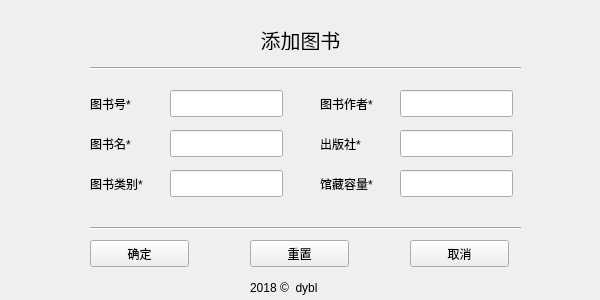
<?xml version="1.0" encoding="UTF-8"?>
<ui version="4.0">
 <class>AddBookForm</class>
 <widget class="QWidget" name="AddBookForm">
  <property name="geometry">
   <rect>
    <x>0</x>
    <y>0</y>
    <width>600</width>
    <height>300</height>
   </rect>
  </property>
  <property name="windowTitle">
   <string>Form</string>
  </property>
  <widget class="QLabel" name="bname_lab">
   <property name="geometry">
    <rect>
     <x>90</x>
     <y>135</y>
     <width>67</width>
     <height>17</height>
    </rect>
   </property>
   <property name="text">
    <string>图书名*</string>
   </property>
  </widget>
  <widget class="QLabel" name="bno_lab">
   <property name="geometry">
    <rect>
     <x>90</x>
     <y>95</y>
     <width>67</width>
     <height>17</height>
    </rect>
   </property>
   <property name="text">
    <string>图书号*</string>
   </property>
  </widget>
  <widget class="QLabel" name="bprint_lab">
   <property name="geometry">
    <rect>
     <x>320</x>
     <y>135</y>
     <width>67</width>
     <height>17</height>
    </rect>
   </property>
   <property name="text">
    <string>出版社*</string>
   </property>
  </widget>
  <widget class="QLabel" name="bauthor_lab">
   <property name="geometry">
    <rect>
     <x>320</x>
     <y>95</y>
     <width>81</width>
     <height>17</height>
    </rect>
   </property>
   <property name="text">
    <string>图书作者*</string>
   </property>
  </widget>
  <widget class="QLabel" name="bnum_lab">
   <property name="geometry">
    <rect>
     <x>320</x>
     <y>175</y>
     <width>71</width>
     <height>17</height>
    </rect>
   </property>
   <property name="text">
    <string>馆藏容量*</string>
   </property>
  </widget>
  <widget class="QLabel" name="btype_lab">
   <property name="geometry">
    <rect>
     <x>90</x>
     <y>175</y>
     <width>71</width>
     <height>17</height>
    </rect>
   </property>
   <property name="text">
    <string>图书类别*</string>
   </property>
  </widget>
  <widget class="QLineEdit" name="bno_le">
   <property name="geometry">
    <rect>
     <x>170</x>
     <y>90</y>
     <width>113</width>
     <height>27</height>
    </rect>
   </property>
  </widget>
  <widget class="QLineEdit" name="bname_le">
   <property name="geometry">
    <rect>
     <x>170</x>
     <y>130</y>
     <width>113</width>
     <height>27</height>
    </rect>
   </property>
  </widget>
  <widget class="QLineEdit" name="btype_le">
   <property name="geometry">
    <rect>
     <x>170</x>
     <y>170</y>
     <width>113</width>
     <height>27</height>
    </rect>
   </property>
  </widget>
  <widget class="QLineEdit" name="bauthor_le">
   <property name="geometry">
    <rect>
     <x>400</x>
     <y>90</y>
     <width>113</width>
     <height>27</height>
    </rect>
   </property>
  </widget>
  <widget class="QLineEdit" name="bprint_le">
   <property name="geometry">
    <rect>
     <x>400</x>
     <y>130</y>
     <width>113</width>
     <height>27</height>
    </rect>
   </property>
  </widget>
  <widget class="QLineEdit" name="bnum_le">
   <property name="geometry">
    <rect>
     <x>400</x>
     <y>170</y>
     <width>113</width>
     <height>27</height>
    </rect>
   </property>
  </widget>
  <widget class="QPushButton" name="ensure_btn">
   <property name="geometry">
    <rect>
     <x>90</x>
     <y>240</y>
     <width>99</width>
     <height>27</height>
    </rect>
   </property>
   <property name="text">
    <string>确定</string>
   </property>
  </widget>
  <widget class="QPushButton" name="cancel_btn">
   <property name="geometry">
    <rect>
     <x>410</x>
     <y>240</y>
     <width>99</width>
     <height>27</height>
    </rect>
   </property>
   <property name="text">
    <string>取消</string>
   </property>
  </widget>
  <widget class="QLabel" name="b_add_lab">
   <property name="geometry">
    <rect>
     <x>200</x>
     <y>30</y>
     <width>201</width>
     <height>20</height>
    </rect>
   </property>
   <property name="font">
    <font>
     <pointsize>15</pointsize>
    </font>
   </property>
   <property name="text">
    <string>添加图书</string>
   </property>
   <property name="alignment">
    <set>Qt::AlignCenter</set>
   </property>
  </widget>
  <widget class="Line" name="line_2">
   <property name="geometry">
    <rect>
     <x>90</x>
     <y>220</y>
     <width>431</width>
     <height>16</height>
    </rect>
   </property>
   <property name="orientation">
    <enum>Qt::Horizontal</enum>
   </property>
  </widget>
  <widget class="Line" name="line_1">
   <property name="geometry">
    <rect>
     <x>90</x>
     <y>60</y>
     <width>431</width>
     <height>16</height>
    </rect>
   </property>
   <property name="orientation">
    <enum>Qt::Horizontal</enum>
   </property>
  </widget>
  <widget class="QPushButton" name="reset_btn">
   <property name="geometry">
    <rect>
     <x>250</x>
     <y>240</y>
     <width>99</width>
     <height>27</height>
    </rect>
   </property>
   <property name="text">
    <string>重置</string>
   </property>
  </widget>
  <widget class="QLabel" name="label">
   <property name="geometry">
    <rect>
     <x>250</x>
     <y>280</y>
     <width>101</width>
     <height>16</height>
    </rect>
   </property>
   <property name="text">
    <string>2018 ©  dybl</string>
   </property>
  </widget>
 </widget>
 <resources/>
 <connections/>
</ui>
